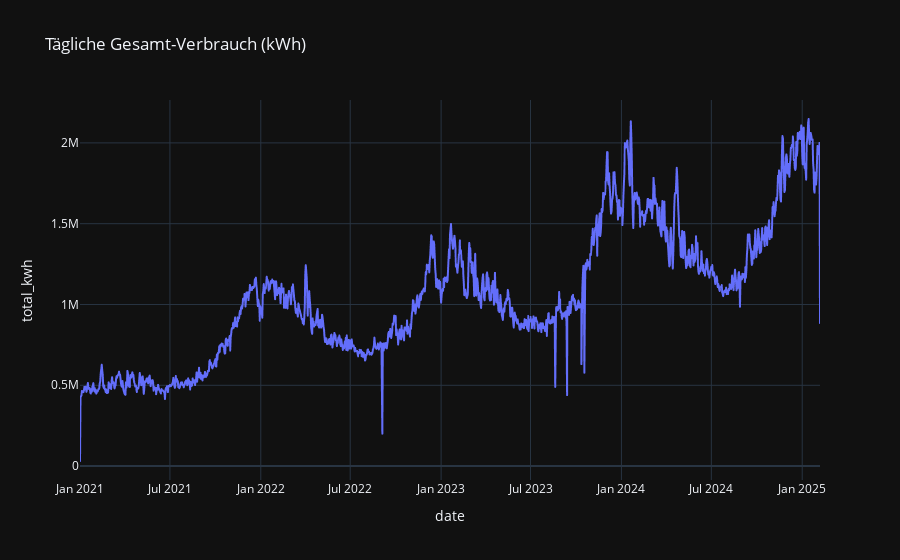

Write notebook code for a chart like this one.
### Code cell
# Summe des Verbrauchs pro Tag
df_daily = df.groupby(df["timestamp"].dt.date)["value_kwh"].sum().reset_index()
df_daily.columns = ["date", "total_kwh"]

fig = px.line(df_daily, x="date", y="total_kwh", title="Tägliche Gesamt-Verbrauch (kWh)")
fig.show()

### Figure 1 — Plotly figure (JSON) as saved in the notebook; plotly's stock layout.template omitted (floating-point values rounded to 4 significant figures; data arrays with more than 128 entries replaced by an {"elided": "..."} marker saying what was removed)
{"data": [{"hovertemplate": "date=%{x}<br>total_kwh=%{y}<extra></extra>", "legendgroup": "", "line": {"color": "#636efa", "dash": "solid"}, "marker": {"symbol": "circle"}, "mode": "lines", "name": "", "showlegend": false, "type": "scattergl", "x": {"elided": "1499 str values"}, "xaxis": "x", "y": {"elided": "1499 float values"}, "yaxis": "y"}], "layout": {"legend": {"tracegroupgap": 0}, "title": {"text": "Tägliche Gesamt-Verbrauch (kWh)"}, "xaxis": {"anchor": "y", "domain": [0, 1], "title": {"text": "date"}}, "yaxis": {"anchor": "x", "domain": [0, 1], "title": {"text": "total_kwh"}}}}
